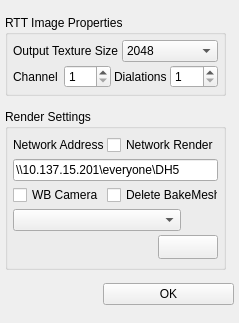
<?xml version="1.0" encoding="UTF-8"?>
<ui version="4.0">
 <class>Form</class>
 <widget class="QWidget" name="Form">
  <property name="geometry">
   <rect>
    <x>0</x>
    <y>0</y>
    <width>239</width>
    <height>323</height>
   </rect>
  </property>
  <property name="minimumSize">
   <size>
    <width>239</width>
    <height>323</height>
   </size>
  </property>
  <property name="maximumSize">
   <size>
    <width>239</width>
    <height>323</height>
   </size>
  </property>
  <property name="windowTitle">
   <string>Form</string>
  </property>
  <property name="styleSheet">
   <string notr="true"/>
  </property>
  <layout class="QGridLayout" name="gridLayout_3">
   <property name="margin">
    <number>5</number>
   </property>
   <property name="spacing">
    <number>3</number>
   </property>
   <item row="0" column="0">
    <widget class="QGroupBox" name="groupBox">
     <property name="minimumSize">
      <size>
       <width>221</width>
       <height>81</height>
      </size>
     </property>
     <property name="maximumSize">
      <size>
       <width>221</width>
       <height>81</height>
      </size>
     </property>
     <property name="styleSheet">
      <string notr="true"/>
     </property>
     <property name="title">
      <string>RTT Image Properties</string>
     </property>
     <property name="flat">
      <bool>false</bool>
     </property>
     <layout class="QGridLayout" name="gridLayout_2">
      <property name="margin">
       <number>5</number>
      </property>
      <property name="spacing">
       <number>3</number>
      </property>
      <item row="0" column="0">
       <layout class="QHBoxLayout" name="horizontalLayout_2">
        <item>
         <widget class="QLabel" name="ui_lbl_textureSize">
          <property name="text">
           <string>Output Texture Size</string>
          </property>
         </widget>
        </item>
        <item>
         <widget class="QComboBox" name="ui_cb_textureSizes">
          <property name="minimumSize">
           <size>
            <width>0</width>
            <height>20</height>
           </size>
          </property>
          <property name="styleSheet">
           <string notr="true"/>
          </property>
          <property name="currentIndex">
           <number>2</number>
          </property>
          <item>
           <property name="text">
            <string>512</string>
           </property>
          </item>
          <item>
           <property name="text">
            <string>1024</string>
           </property>
          </item>
          <item>
           <property name="text">
            <string>2048</string>
           </property>
          </item>
          <item>
           <property name="text">
            <string>4096</string>
           </property>
          </item>
         </widget>
        </item>
       </layout>
      </item>
      <item row="1" column="0">
       <layout class="QHBoxLayout" name="horizontalLayout">
        <item>
         <widget class="QLabel" name="ui_lbl_channel">
          <property name="text">
           <string>Channel</string>
          </property>
         </widget>
        </item>
        <item>
         <widget class="QSpinBox" name="ui_spn_channel">
          <property name="styleSheet">
           <string notr="true"/>
          </property>
          <property name="minimum">
           <number>1</number>
          </property>
         </widget>
        </item>
        <item>
         <widget class="QLabel" name="ui_lbl_dialation">
          <property name="text">
           <string>Dialations</string>
          </property>
         </widget>
        </item>
        <item>
         <widget class="QSpinBox" name="ui_spn_dialation">
          <property name="styleSheet">
           <string notr="true"/>
          </property>
          <property name="minimum">
           <number>1</number>
          </property>
         </widget>
        </item>
       </layout>
      </item>
     </layout>
    </widget>
   </item>
   <item row="1" column="0">
    <widget class="QGroupBox" name="groupBox_2">
     <property name="maximumSize">
      <size>
       <width>221</width>
       <height>161</height>
      </size>
     </property>
     <property name="styleSheet">
      <string notr="true"/>
     </property>
     <property name="title">
      <string>Render Settings</string>
     </property>
     <property name="flat">
      <bool>false</bool>
     </property>
     <layout class="QGridLayout" name="gridLayout">
      <property name="margin">
       <number>5</number>
      </property>
      <property name="spacing">
       <number>3</number>
      </property>
      <item row="0" column="0">
       <layout class="QHBoxLayout" name="horizontalLayout_4">
        <item>
         <widget class="QLabel" name="ui_lbl_networkAddress">
          <property name="text">
           <string>Network Address</string>
          </property>
         </widget>
        </item>
        <item>
         <widget class="QCheckBox" name="ui_cbx_networkRender">
          <property name="styleSheet">
           <string notr="true"/>
          </property>
          <property name="text">
           <string>Network Render</string>
          </property>
          <property name="checked">
           <bool>false</bool>
          </property>
         </widget>
        </item>
       </layout>
      </item>
      <item row="1" column="0">
       <widget class="QLineEdit" name="ui_tx_networkadress">
        <property name="styleSheet">
         <string notr="true"/>
        </property>
        <property name="text">
         <string>\\10.137.15.201\everyone\DH5</string>
        </property>
       </widget>
      </item>
      <item row="2" column="0">
       <layout class="QHBoxLayout" name="horizontalLayout_5">
        <item>
         <widget class="QCheckBox" name="ui_chb_useWBCamera">
          <property name="text">
           <string>WB Camera</string>
          </property>
         </widget>
        </item>
        <item>
         <widget class="QCheckBox" name="ui_chb_deleteBakeMesh">
          <property name="text">
           <string>Delete BakeMesh</string>
          </property>
         </widget>
        </item>
       </layout>
      </item>
      <item row="3" column="0">
       <layout class="QHBoxLayout" name="horizontalLayout_6">
        <item>
         <widget class="QComboBox" name="ui_cmb_renderPresets">
          <property name="minimumSize">
           <size>
            <width>168</width>
            <height>20</height>
           </size>
          </property>
          <property name="styleSheet">
           <string notr="true"/>
          </property>
         </widget>
        </item>
        <item>
         <widget class="QPushButton" name="ui_btn_reload">
          <property name="minimumSize">
           <size>
            <width>20</width>
            <height>20</height>
           </size>
          </property>
          <property name="maximumSize">
           <size>
            <width>81</width>
            <height>16777215</height>
           </size>
          </property>
          <property name="text">
           <string/>
          </property>
          <property name="icon">
           <iconset>
            <normaloff>../img/refresh.png</normaloff>../img/refresh.png</iconset>
          </property>
          <property name="iconSize">
           <size>
            <width>20</width>
            <height>20</height>
           </size>
          </property>
          <property name="flat">
           <bool>true</bool>
          </property>
         </widget>
        </item>
       </layout>
      </item>
      <item row="4" column="0">
       <layout class="QHBoxLayout" name="horizontalLayout_3">
        <item>
         <widget class="QPushButton" name="ui_btn_deleteCurrent">
          <property name="minimumSize">
           <size>
            <width>24</width>
            <height>24</height>
           </size>
          </property>
          <property name="maximumSize">
           <size>
            <width>81</width>
            <height>16777215</height>
           </size>
          </property>
          <property name="toolTip">
           <string>&lt;html&gt;&lt;head/&gt;&lt;body&gt;&lt;p&gt;&lt;span style=&quot; color:#c0c0c0;&quot;&gt;Deletes the currently selected presets&lt;/span&gt;&lt;/p&gt;&lt;/body&gt;&lt;/html&gt;</string>
          </property>
          <property name="text">
           <string/>
          </property>
          <property name="icon">
           <iconset>
            <normaloff>../img/trash.png</normaloff>../img/trash.png</iconset>
          </property>
          <property name="iconSize">
           <size>
            <width>20</width>
            <height>20</height>
           </size>
          </property>
          <property name="flat">
           <bool>true</bool>
          </property>
         </widget>
        </item>
        <item>
         <widget class="QPushButton" name="ui_btn_saveCurrent">
          <property name="minimumSize">
           <size>
            <width>24</width>
            <height>24</height>
           </size>
          </property>
          <property name="maximumSize">
           <size>
            <width>81</width>
            <height>16777215</height>
           </size>
          </property>
          <property name="toolTip">
           <string>&lt;html&gt;&lt;head/&gt;&lt;body&gt;&lt;p&gt;&lt;span style=&quot; color:#c0c0c0;&quot;&gt;Saves the current render preset&lt;/span&gt;&lt;/p&gt;&lt;/body&gt;&lt;/html&gt;</string>
          </property>
          <property name="text">
           <string/>
          </property>
          <property name="icon">
           <iconset>
            <normaloff>../img/save.png</normaloff>../img/save.png</iconset>
          </property>
          <property name="iconSize">
           <size>
            <width>20</width>
            <height>20</height>
           </size>
          </property>
          <property name="flat">
           <bool>true</bool>
          </property>
         </widget>
        </item>
        <item>
         <spacer name="horizontalSpacer_2">
          <property name="orientation">
           <enum>Qt::Horizontal</enum>
          </property>
          <property name="sizeHint" stdset="0">
           <size>
            <width>98</width>
            <height>20</height>
           </size>
          </property>
         </spacer>
        </item>
        <item>
         <widget class="QPushButton" name="ui_btn_setRenderingPreset">
          <property name="minimumSize">
           <size>
            <width>60</width>
            <height>24</height>
           </size>
          </property>
          <property name="toolTip">
           <string>&lt;html&gt;&lt;head/&gt;&lt;body&gt;&lt;p&gt;&lt;span style=&quot; color:#c0c0c0;&quot;&gt;Assings the currently selected preset&lt;/span&gt;&lt;/p&gt;&lt;/body&gt;&lt;/html&gt;</string>
          </property>
          <property name="text">
           <string/>
          </property>
          <property name="icon">
           <iconset>
            <normaloff>../img/add_preset.png</normaloff>../img/add_preset.png</iconset>
          </property>
          <property name="flat">
           <bool>false</bool>
          </property>
         </widget>
        </item>
       </layout>
      </item>
     </layout>
    </widget>
   </item>
   <item row="2" column="0">
    <layout class="QHBoxLayout" name="horizontalLayout_8">
     <item>
      <spacer name="horizontalSpacer">
       <property name="orientation">
        <enum>Qt::Horizontal</enum>
       </property>
       <property name="sizeHint" stdset="0">
        <size>
         <width>98</width>
         <height>20</height>
        </size>
       </property>
      </spacer>
     </item>
     <item>
      <widget class="QPushButton" name="ui_btn_OK">
       <property name="sizePolicy">
        <sizepolicy hsizetype="Minimum" vsizetype="Fixed">
         <horstretch>50</horstretch>
         <verstretch>21</verstretch>
        </sizepolicy>
       </property>
       <property name="minimumSize">
        <size>
         <width>91</width>
         <height>0</height>
        </size>
       </property>
       <property name="text">
        <string>OK</string>
       </property>
      </widget>
     </item>
    </layout>
   </item>
  </layout>
 </widget>
 <resources/>
 <connections/>
</ui>
